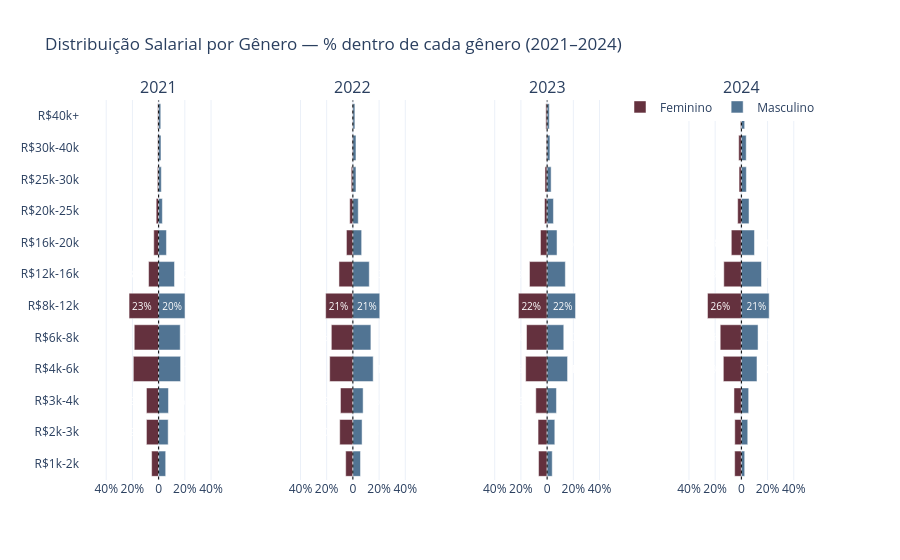

The cell this chart's notebook holds for it:
### Markdown cell above
### 2.4 — Distribuição salarial por gênero

### Code cell
fig = subplots_piramide(
    df, 'faixa_salarial', FAIXA_SALARIAL_ORDEM,
    'Distribuição Salarial por Gênero — % dentro de cada gênero (2021–2024)',
    height=560,
)
fig.show()

### Figure 1 — Plotly figure (JSON) as saved in the notebook; plotly's stock layout.template omitted (floating-point values rounded to 4 significant figures)
{"data": [{"legendgroup": "Feminino", "marker": {"color": "#64313E"}, "name": "Feminino", "orientation": "h", "showlegend": true, "text": ["5%", "9%", "9%", "19%", "19%", "23%", "8%", "4%", "2%", "1%", "1%", "1%"], "textfont": {"color": "white", "size": 10}, "textposition": "auto", "type": "bar", "x": [-5.349, -9.302, -9.302, -19.3, -18.6, -22.56, -7.674, -3.721, -1.86, -0.9302, -0.6977, -0.6977], "xaxis": "x", "y": ["R$1k-2k", "R$2k-3k", "R$3k-4k", "R$4k-6k", "R$6k-8k", "R$8k-12k", "R$12k-16k", "R$16k-20k", "R$20k-25k", "R$25k-30k", "R$30k-40k", "R$40k+"], "yaxis": "y"}, {"legendgroup": "Feminino", "marker": {"color": "#64313E"}, "name": "Feminino", "orientation": "h", "showlegend": false, "text": ["5%", "10%", "9%", "18%", "16%", "21%", "11%", "5%", "2%", "1%", "1%", "0%"], "textfont": {"color": "white", "size": 10}, "textposition": "auto", "type": "bar", "x": [-5.479, -10.05, -9.475, -17.69, -16.44, -20.78, -10.62, -4.909, -2.397, -1.256, -0.5708, -0.3425], "xaxis": "x2", "y": ["R$1k-2k", "R$2k-3k", "R$3k-4k", "R$4k-6k", "R$6k-8k", "R$8k-12k", "R$12k-16k", "R$16k-20k", "R$20k-25k", "R$25k-30k", "R$30k-40k", "R$40k+"], "yaxis": "y2"}, {"legendgroup": "Feminino", "marker": {"color": "#64313E"}, "name": "Feminino", "orientation": "h", "showlegend": false, "text": ["7%", "7%", "9%", "16%", "16%", "22%", "13%", "5%", "2%", "2%", "1%", "1%"], "textfont": {"color": "white", "size": 10}, "textposition": "auto", "type": "bar", "x": [-6.551, -6.915, -8.644, -16.38, -15.74, -21.93, -13.47, -5.096, -2.002, -1.638, -0.6369, -1.001], "xaxis": "x3", "y": ["R$1k-2k", "R$2k-3k", "R$3k-4k", "R$4k-6k", "R$6k-8k", "R$8k-12k", "R$12k-16k", "R$16k-20k", "R$20k-25k", "R$25k-30k", "R$30k-40k", "R$40k+"], "yaxis": "y3"}, {"legendgroup": "Feminino", "marker": {"color": "#64313E"}, "name": "Feminino", "orientation": "h", "showlegend": false, "text": ["5%", "5%", "6%", "14%", "16%", "26%", "13%", "8%", "3%", "2%", "2%", "1%"], "textfont": {"color": "white", "size": 10}, "textposition": "auto", "type": "bar", "x": [-5.119, -5.031, -5.649, -13.77, -16.15, -25.86, -13.42, -7.679, -2.824, -1.765, -2.03, -0.7061], "xaxis": "x4", "y": ["R$1k-2k", "R$2k-3k", "R$3k-4k", "R$4k-6k", "R$6k-8k", "R$8k-12k", "R$12k-16k", "R$16k-20k", "R$20k-25k", "R$25k-30k", "R$30k-40k", "R$40k+"], "yaxis": "y4"}, {"legendgroup": "Masculino", "marker": {"color": "#517493"}, "name": "Masculino", "orientation": "h", "showlegend": true, "text": ["5%", "7%", "8%", "17%", "16%", "20%", "12%", "6%", "3%", "2%", "2%", "2%"], "textfont": {"color": "white", "size": 10}, "textposition": "auto", "type": "bar", "x": [5.391, 7.294, 7.505, 16.75, 16.49, 20.14, 12.1, 5.973, 2.854, 2.061, 1.797, 1.638], "xaxis": "x", "y": ["R$1k-2k", "R$2k-3k", "R$3k-4k", "R$4k-6k", "R$6k-8k", "R$8k-12k", "R$12k-16k", "R$16k-20k", "R$20k-25k", "R$25k-30k", "R$30k-40k", "R$40k+"], "yaxis": "y"}, {"legendgroup": "Masculino", "marker": {"color": "#517493"}, "name": "Masculino", "orientation": "h", "showlegend": false, "text": ["6%", "7%", "8%", "15%", "14%", "21%", "13%", "7%", "4%", "2%", "2%", "2%"], "textfont": {"color": "white", "size": 10}, "textposition": "auto", "type": "bar", "x": [5.82, 7.021, 7.821, 15.5, 13.75, 20.52, 12.51, 6.693, 4.111, 2.364, 2.364, 1.528], "xaxis": "x2", "y": ["R$1k-2k", "R$2k-3k", "R$3k-4k", "R$4k-6k", "R$6k-8k", "R$8k-12k", "R$12k-16k", "R$16k-20k", "R$20k-25k", "R$25k-30k", "R$30k-40k", "R$40k+"], "yaxis": "y2"}, {"legendgroup": "Masculino", "marker": {"color": "#517493"}, "name": "Masculino", "orientation": "h", "showlegend": false, "text": ["4%", "6%", "7%", "16%", "13%", "22%", "14%", "8%", "5%", "3%", "2%", "2%"], "textfont": {"color": "white", "size": 10}, "textposition": "auto", "type": "bar", "x": [3.892, 5.866, 7.117, 15.6, 12.71, 21.68, 13.9, 7.562, 4.81, 3.058, 2.141, 1.668], "xaxis": "x3", "y": ["R$1k-2k", "R$2k-3k", "R$3k-4k", "R$4k-6k", "R$6k-8k", "R$8k-12k", "R$12k-16k", "R$16k-20k", "R$20k-25k", "R$25k-30k", "R$30k-40k", "R$40k+"], "yaxis": "y3"}, {"legendgroup": "Masculino", "marker": {"color": "#517493"}, "name": "Masculino", "orientation": "h", "showlegend": false, "text": ["3%", "5%", "6%", "12%", "13%", "21%", "15%", "10%", "6%", "4%", "4%", "3%"], "textfont": {"color": "white", "size": 10}, "textposition": "auto", "type": "bar", "x": [2.54, 4.861, 5.571, 11.91, 12.73, 21.22, 15.35, 9.995, 5.844, 3.796, 3.687, 2.512], "xaxis": "x4", "y": ["R$1k-2k", "R$2k-3k", "R$3k-4k", "R$4k-6k", "R$6k-8k", "R$8k-12k", "R$12k-16k", "R$16k-20k", "R$20k-25k", "R$25k-30k", "R$30k-40k", "R$40k+"], "yaxis": "y4"}], "layout": {"annotations": [{"font": {"size": 16}, "showarrow": false, "text": "2021", "x": 0.1062, "xanchor": "center", "xref": "paper", "y": 1, "yanchor": "bottom", "yref": "paper"}, {"font": {"size": 16}, "showarrow": false, "text": "2022", "x": 0.3688, "xanchor": "center", "xref": "paper", "y": 1, "yanchor": "bottom", "yref": "paper"}, {"font": {"size": 16}, "showarrow": false, "text": "2023", "x": 0.6313, "xanchor": "center", "xref": "paper", "y": 1, "yanchor": "bottom", "yref": "paper"}, {"font": {"size": 16}, "showarrow": false, "text": "2024", "x": 0.8938, "xanchor": "center", "xref": "paper", "y": 1, "yanchor": "bottom", "yref": "paper"}], "barmode": "relative", "height": 560, "legend": {"orientation": "h", "x": 1, "xanchor": "right", "y": 1.02}, "shapes": [{"line": {"color": "black", "dash": "dot", "width": 1}, "type": "line", "x0": 0, "x1": 0, "xref": "x", "y0": -0.5, "y1": 11.5, "yref": "y"}, {"line": {"color": "black", "dash": "dot", "width": 1}, "type": "line", "x0": 0, "x1": 0, "xref": "x2", "y0": -0.5, "y1": 11.5, "yref": "y2"}, {"line": {"color": "black", "dash": "dot", "width": 1}, "type": "line", "x0": 0, "x1": 0, "xref": "x3", "y0": -0.5, "y1": 11.5, "yref": "y3"}, {"line": {"color": "black", "dash": "dot", "width": 1}, "type": "line", "x0": 0, "x1": 0, "xref": "x4", "y0": -0.5, "y1": 11.5, "yref": "y4"}], "title": {"text": "Distribuição Salarial por Gênero — % dentro de cada gênero (2021–2024)"}, "xaxis": {"anchor": "y", "domain": [0, 0.2125], "range": [-60, 60], "ticktext": ["40%", "20%", "0", "20%", "40%"], "tickvals": [-40, -20, 0, 20, 40]}, "xaxis2": {"anchor": "y2", "domain": [0.2625, 0.475], "range": [-60, 60], "ticktext": ["40%", "20%", "0", "20%", "40%"], "tickvals": [-40, -20, 0, 20, 40]}, "xaxis3": {"anchor": "y3", "domain": [0.525, 0.7375], "range": [-60, 60], "ticktext": ["40%", "20%", "0", "20%", "40%"], "tickvals": [-40, -20, 0, 20, 40]}, "xaxis4": {"anchor": "y4", "domain": [0.7875, 1], "range": [-60, 60], "ticktext": ["40%", "20%", "0", "20%", "40%"], "tickvals": [-40, -20, 0, 20, 40]}, "yaxis": {"anchor": "x", "domain": [0, 1]}, "yaxis2": {"anchor": "x2", "domain": [0, 1], "matches": "y", "showticklabels": false}, "yaxis3": {"anchor": "x3", "domain": [0, 1], "matches": "y", "showticklabels": false}, "yaxis4": {"anchor": "x4", "domain": [0, 1], "matches": "y", "showticklabels": false}}}
